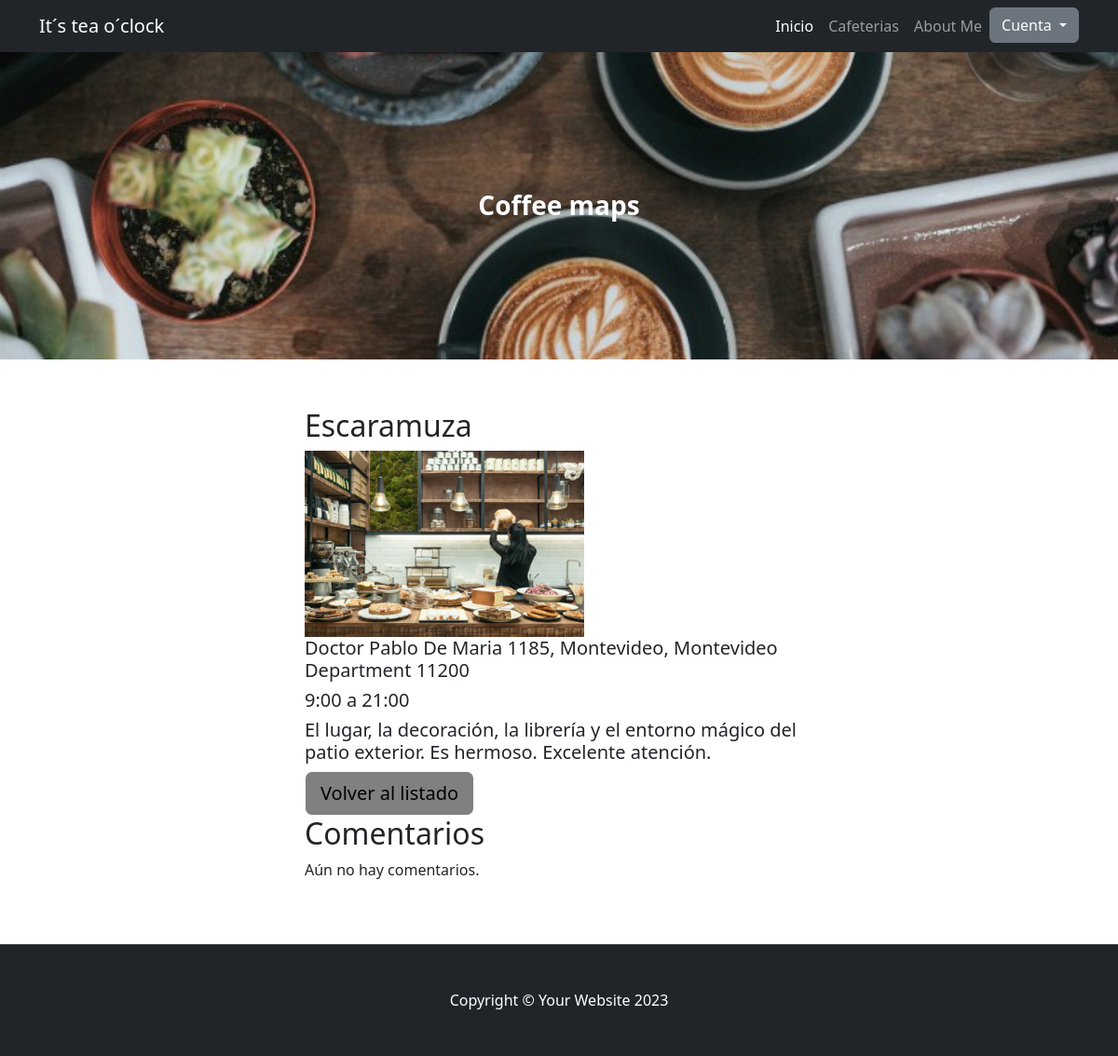
The app's page /app/detalle/32/ with its own data.
### App1/models.py (models this page shows, shortened)
class Cafeterias(models.Model):
    user = models.ForeignKey(User, on_delete=models.CASCADE, null=True, blank=True)
    name = models.CharField(max_length=20)
    direccion = models.CharField(max_length=200)
    horario = models.CharField(max_length=20)
    descripcion = models.TextField()
    imagen = models.ImageField(upload_to='cafeterias_images/', blank=True, null=True)

### App1/views.py (the view, shortened to what this page needs)
# urls.py: path('detalle/<int:pk>/', CafeteriaDetailView.as_view(), name="DetalleCafeteria"),
class CafeteriaDetailView(View):
    model = Cafeterias
    context_object_name = 'cafeteria'
    template_name = "App1/cafeteriaDetalle.html"
    def get(self, request, pk):
        cafeteria = Cafeterias.objects.get(pk=pk)
        comentarios = Comentario.objects.filter(cafeteria=cafeteria)
        form = ComentarioForm()
        context = {'cafeteria': cafeteria, 'comentarios': comentarios, 'form': form}
        return render(request, self.template_name, context)

### App1/templates/App1/cafeteriaDetalle.html (shortened to what this page needs)
{%extends "App1/base.html"%}
{%load static%}
{%block cafeteriaDetalle%}
<section class="py-1">
    <div class="container my-5">
        <div class="row justify-content-center">
            <div class="col-lg-6">
            <h2> {{cafeteria.name}}</h2>
            {%if cafeteria.imagen%}
                <img src="{{ cafeteria.imagen.url }}" alt="{{ cafeteria.name }} Imagen"  width="300px" height="200px">
             {%endif%}
            <table>
                <h5> {{cafeteria.direccion}} </h5>
                <h5> {{cafeteria.horario}} </h5>
                <h5> {{cafeteria.descripcion}} </h5>
                <a class="btn btn-lg btn-light" style="background-color:grey" href="{% url 'ListaCafeterias' %}">Volver al listado</a>
            </table>
            <h2>Comentarios</h2>
                 {% for comentario in cafeteria.comentarios.all %}
                  <div class="comentario">
                  <h4><li>  {{ comentario.contenido }}</li></h4>
                  <p>Autor: {{ comentario.autor }} || Fecha: {{ comentario.fecha_creacion }}</p>
                 </div>
                {% empty %}
                  <p>Aún no hay comentarios.</p>
                {% endfor %}
            </div>
        </div>
    </div>
</section>
{%endblock cafeteriaDetalle%}

### records on screen
Cafeterias: name "Escaramuza", imagen (picture), direccion "Doctor Pablo De Maria 1185, Montevideo, Montevideo Department 11200", horario "9:00 a 21:00", descripcion "El lugar, la decoración, la librería y el entorno mágico del patio exterior. Es hermoso. Excelente atención."
